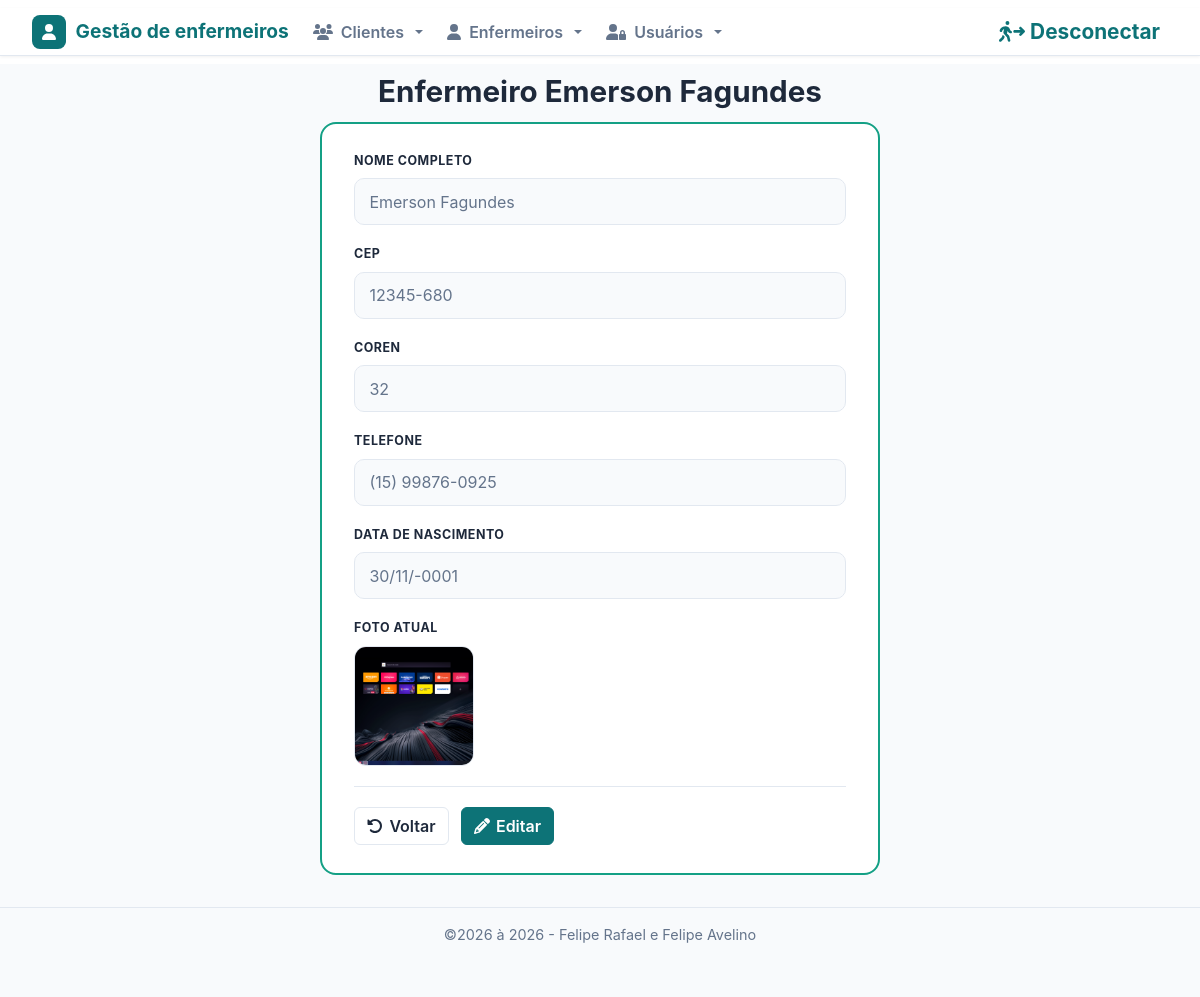
Page /enfermeiros/view.php?id=1 (signed in) on the earlier database version.
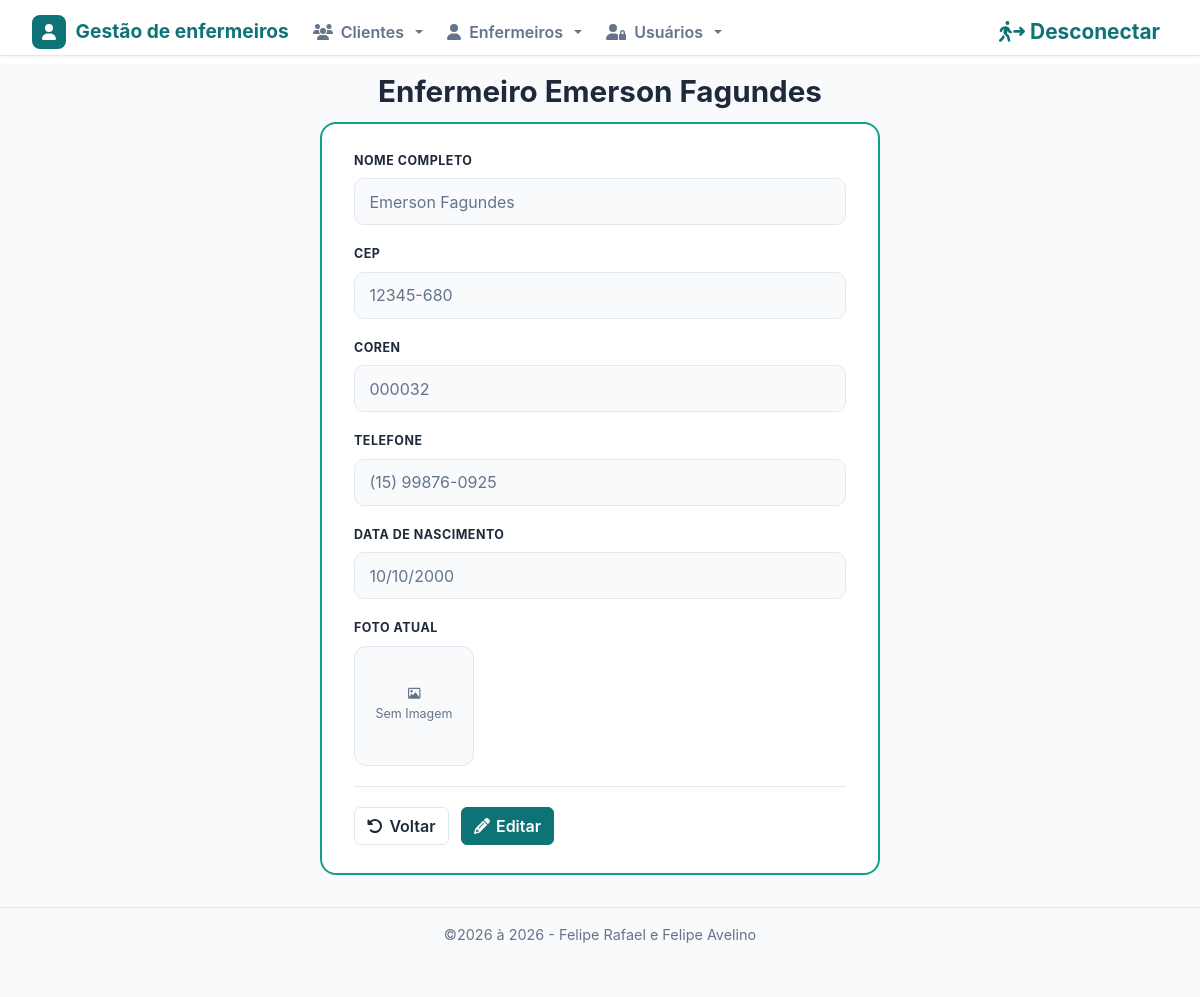
Same page on the later database version.
### tables this page shows
CREATE TABLE IF NOT EXISTS enfermeiros (
  id int NOT NULL AUTO_INCREMENT PRIMARY KEY,
  nome varchar(255) NOT NULL,
  coren varchar(7) NOT NULL,
  cep varchar(9) NOT NULL,
  phone varchar(20) NOT NULL,
  foto varchar(255) NOT NULL DEFAULT '',
  birthdate date NOT NULL,
  created TIMESTAMP DEFAULT CURRENT_TIMESTAMP,
  modified TIMESTAMP DEFAULT CURRENT_TIMESTAMP ON UPDATE CURRENT_TIMESTAMP
);

### inc/auth.php (called while the page is built, shortened)
<?php
if (!function_exists('e')) {
    function e($valor)
    {
        return htmlspecialchars((string) $valor, ENT_QUOTES, 'UTF-8');
    }
}
function is_logged()
{
    return !empty($_SESSION['user']);
}
function is_admin()
{
    return is_logged() && ($_SESSION['nivel'] ?? '') === 'admin';
}

### inc/database.php (called while the page is built, shortened)
<?php
require_once __DIR__ . '/auth.php';
function sql_identifier($nome)
{
    return $nome;
}
function open_database()
{
    try {
        $conn = new mysqli(DB_HOST, DB_USER, DB_PASSWORD, DB_NAME);
        $conn->set_charset("utf8mb4");
        return $conn;
    } catch (Exception $e) {
        error_log("Erro ao conectar no banco: " . $e->getMessage());
        throw new Exception("Erro ao conectar no banco de dados.");
    }
}
function find($table = null, $id = null)
{
    $found = null;
    try {
        $table = sql_identifier($table);
        $database = open_database();
        if ($id !== null && $id !== '') {
            $id = (int) $id;
            $stmt = $database->prepare("SELECT * FROM `$table` WHERE id = ? LIMIT 1");
            $stmt->bind_param("i", $id);
            $stmt->execute();
            $found = $stmt->get_result()->fetch_assoc() ?: null;
        } else {
            $result = $database->query("SELECT * FROM `$table`");
            $rows = $result->fetch_all(MYSQLI_ASSOC);
            $found = $rows ?: null;
        }
    } catch (Exception $e) {
        error_log($e->getMessage());
        flash("Não foi possível consultar os dados.", "danger");
    }
    return $found;
}

### enfermeiros/function.php (called while the page is built, shortened)
<?php
function formatData($data, $formato)
{
    $dt = new DateTime($data, new DateTimeZone("America/Sao_Paulo"));
    return $dt->format($formato);
}
function telefone($tel)
{
    $tel = preg_replace('/\D/', '', (string) $tel);
    if (strlen($tel) == 11) {
        return "(" . substr($tel, 0, 2) . ") " . substr($tel, 2, 5) . "-" . substr($tel, 7, 4);
    }
    return $tel;
}
function cep($cep)
{
    $cep = preg_replace('/\D/', '', (string) $cep);
    if (strlen($cep) == 8) {
        return substr($cep, 0, 5) . "-" . substr($cep, 5, 3);
    }
    return $cep;
}
function view($id = null)
{
    $enfermeiro = find('enfermeiros', (int) $id);
}

### enfermeiros/view.php (the view, shortened to what this page needs)
<?php
require_once('function.php');
view($_GET['id'] ?? 0);
include(HEADER_TEMPLATE);
?>
<h1 style="text-align: center;">Enfermeiro <?php echo e($enfermeiro['nome']); ?></h1>
<div class="form-scroll">
    <div class="form-card">
        <div class="form-group">
            <label for="name">Nome completo</label>
            <input type="text" class="form-control" id="name"
                value="<?php echo e($enfermeiro['nome']); ?>" disabled>
        </div>
        <div class="form-group">
            <label for="cep">CEP</label>
            <input type="text" class="form-control" id="cep"
                value="<?php echo e(cep($enfermeiro['cep'])); ?>" disabled>
        </div>
        <div class="form-group">
            <label for="coren">COREN</label>
            <input type="text" class="form-control" id="coren"
                value="<?php echo e($enfermeiro['coren']); ?>" disabled>
        </div>
        <div class="form-group">
            <label for="phone">Telefone</label>
            <input type="text" class="form-control" id="phone"
                value="<?php echo e(telefone($enfermeiro['phone'])); ?>" disabled>
        </div>
        <div class="form-group">
            <label for="birthdate">Data de Nascimento</label>
            <input type="text" class="form-control" id="birthdate"
                value="<?php echo e(formatData($enfermeiro['birthdate'], 'd/m/Y')); ?>" disabled>
        </div>
        <div class="form-group">
            <label>Foto Atual</label>
            <div class="photo-preview" id="foto-preview">
                <?php if (!empty($enfermeiro['foto'])): ?>
                    <img src="<?php echo e(IMG_URL . $enfermeiro['foto']); ?>" alt="Foto atual">
                <?php else: ?>
                    <i class="fa-regular fa-image"></i>
                    <span>Sem Imagem</span>
                <?php endif; ?>
            </div>
        </div>
        <div id="actions">
            <a href="index.php" class="btn btn-crud-secondary">
                <i class="fa-solid fa-rotate-left"></i> Voltar
            </a>
            <a href="edit.php?id=<?php echo (int) $enfermeiro['id']; ?>" class="btn btn-crud-primary">
                <i class="fa-solid fa-pencil"></i> Editar
            </a>
        </div>
    </div>
</div>
<?php include FOOTER_TEMPLATE; ?>

### inc/header.php (shortened to what this page needs)
<?php
require_once __DIR__ . '/auth.php';
?>
<!DOCTYPE html>
<html>
<head>
    <link rel="stylesheet" href="<?php echo BASEURL; ?>css/bootstrap/bootstrap.min.css">
    <link rel="stylesheet" href="<?php echo BASEURL; ?>css/style.css">
    <link rel="stylesheet" href="<?php echo BASEURL; ?>css/awesome/all.min.css">
</head>
<body>
    <nav class="navbar navbar-expand-lg fixed-top mb-3" data-bs-theme="light">
        <div class="container-fluid topbar">
            <a class="navbar-brand" href="<?php echo BASEURL; ?>">
                <span class="navbar-brand-icon">
                    <i class="fa-solid fa-user"></i>
                </span>
                Gestão de enfermeiros
            </a>
            <div class="collapse navbar-collapse topbar-end"
                id="navbarSupportedContent">
                <ul class="navbar-nav mb-2 mb-lg-0">
                    <li class="nav-item dropdown">
                        <a class="nav-link dropdown-toggle clientes-toggle"
                            href="#" role="button"
                            data-bs-toggle="dropdown"
                            aria-expanded="false">
                            <i class="fa-solid fa-users"></i>
                            Clientes
                        </a>
                    </li>
                    <li class="nav-item dropdown">
                        <a class="nav-link dropdown-toggle clientes-toggle"
                            href="#" role="button"
                            data-bs-toggle="dropdown"
                            aria-expanded="false">
                            <i class="fa-solid fa-user"></i>
                            Enfermeiros
                        </a>
                    </li>
                    <?php if (isset($_SESSION['user'])) : ?>
                        <?php if (is_admin()) : ?>
                            <li class="nav-item dropdown">
                                <a class="nav-link dropdown-toggle clientes-toggle"
                                    href="#" role="button"
                                    data-bs-toggle="dropdown"
                                    aria-expanded="false">
                                    <i class="fa-solid fa-user-lock"></i>
                                    Usuários
                                </a>
                            </li>
                        <?php endif; ?>
                        <li class="nav-item nav-auth-item nav-auth-start">
                            <a class="nav-link nav-auth"
                                href="<?php echo BASEURL; ?>inc/logout.php">
                                <i class="fa-solid fa-person-walking-arrow-right"></i>
                                Desconectar
                            </a>
                        </li>
                    <?php endif; ?>
                </ul>
            </div>
        </div>
    </nav>
    <main class="container">

### inc/footer.php (shortened to what this page needs)
</main>
    <footer class="site-footer text-center">
        <?php $dt = new DateTime("now", new DateTimeZone("America/Sao_Paulo")); ?>
        <p>&copy;2026 à <?= $dt->format("Y")?> - Felipe Rafael e Felipe Avelino</p>
    </footer>
    </body>
</html>

### css/style.css (style rules this page uses)
:root { --teal: #0d7377; --teal-light: #14a085; --teal-dim: #e6f4f4; --slate: #1e293b; --muted: #64748b; --border: #e2e8f0; --surface: #f8fafc; --white: #ffffff; --red: #e53e3e; --red-dim: #fde8e8; --amber: #d97706; --amber-dim: #fef3e2; --green: #16a34a; --green-dim: #dcfce7; }
* { box-sizing: border-box; }
body { background: var(--surface); font-family: -apple-system, BlinkMacSystemFont, 'Segoe UI', Roboto, sans-serif; color: var(--slate); margin: 0; min-height: 100vh; overflow-x: hidden; display: flex; flex-direction: column; }
main.container { flex: 1 0 auto; }
.site-footer { flex-shrink: 0; padding: 1rem 0; color: var(--muted); font-size: .9rem; border-top: 1px solid var(--border); margin-top: 2rem; }
h1 { font-size: 1.85rem; font-weight: 700; color: var(--slate); margin-bottom: .75rem; }
.container { padding-left: 1.5rem; padding-right: 1.5rem; }
.btn-crud-primary, .btn-crud-secondary, .btn-crud-view, .btn-crud-edit, .btn-crud-delete { display: inline-flex; align-items: center; gap: .4rem; font-weight: 600; border-width: 1px; border-style: solid; transition: background-color .15s ease, color .15s ease, border-color .15s ease; }
.btn-crud-primary { background: var(--teal); border-color: var(--teal); color: var(--white); }
.btn-crud-secondary { background: var(--white); border-color: var(--border); color: var(--slate); }
.form-group { margin-bottom: 1rem; }
.form-group label { font-weight: 600; color: var(--slate); font-size: .9rem; margin-bottom: .35rem; display: inline-block; }
.form-control { border: 1px solid var(--border); border-radius: 8px; color: var(--slate); }
.form-control:disabled { background-color: var(--surface); color: var(--muted); }
#actions { margin-top: .5rem; padding-top: 1.25rem; border-top: 1px solid var(--border); }
.form-scroll { overflow-x: auto; -webkit-overflow-scrolling: touch; }
.form-card { max-width: 560px; margin: 0 auto; background: var(--white); border: 2px solid var(--teal-light); border-radius: 16px; padding: 1.75rem 2rem; }
.form-card .form-group { margin-bottom: 1.25rem; }
.form-card label { display: block; text-transform: uppercase; font-size: .78rem; font-weight: 700; letter-spacing: .04em; color: var(--slate); margin-bottom: .5rem; }
.form-card .form-control { padding: .65rem .9rem; border-radius: 10px; font-size: 1rem; }
.form-card .form-control::placeholder { color: var(--muted); }
.photo-preview { width: 120px; height: 120px; border-radius: 12px; border: 1px solid var(--border); display: flex; flex-direction: column; align-items: center; justify-content: center; overflow: hidden; color: var(--muted); font-size: .78rem; text-align: center; background: var(--surface); gap: .35rem; }
.form-card #actions { display: flex; gap: .75rem; flex-wrap: wrap; border-top: 1px solid var(--border); padding-top: 1.25rem; margin-top: .5rem; }
.photo-preview img { width: 100%; height: 100%; object-fit: cover; }

### inc/header.php (style rules this page uses)
body { padding-top: 50px; padding-bottom: 20px; }
main { margin-top: 1.5rem; }
.navbar.fixed-top { background: var(--white); }
.topbar { background: var(--white); border-bottom: 1px solid var(--border); padding: 0 2rem; display: flex; align-items: center; box-shadow: 0 1px 3px rgba(0, 0, 0, .06); }
.navbar-brand { display: flex; align-items: center; gap: .6rem; font-weight: 700; font-size: 1.20rem; color: var(--teal); }
.navbar-brand-icon { display: inline-flex; align-items: center; justify-content: center; width: 34px; height: 34px; border-radius: 8px; background: var(--teal); color: var(--white); font-size: 1rem; flex-shrink: 0; }
.topbar-end { display: flex; align-items: center; flex: 1; }
.navbar-nav { width: 100%; display: flex; align-items: center; gap: .5rem; }
.clientes-toggle { display: flex; align-items: center; gap: .5rem; padding: .5rem 0; color: var(--muted); font-weight: 600; transition: color .1s ease; }
.clientes-toggle::after { margin-left: .2rem; }
.nav-auth-item { margin-left: 0; }
.nav-auth { color: var(--teal) !important; font-size: 1.3rem; font-weight: 650; transition: color .1s ease; }
@media (min-width: 992px) { .navbar-nav { display: flex; align-items: center; width: 100%; } }
@media (min-width: 992px) { .nav-auth-start { margin-left: auto !important; } }

Differences in the rows shown:
changed enfermeiros "Emerson Fagundes": coren "32" → "000032"; birthdate "30/11/-0001" → "10/10/2000"; foto: picture removed
Other differences:
text now shown: "Sem Imagem"
